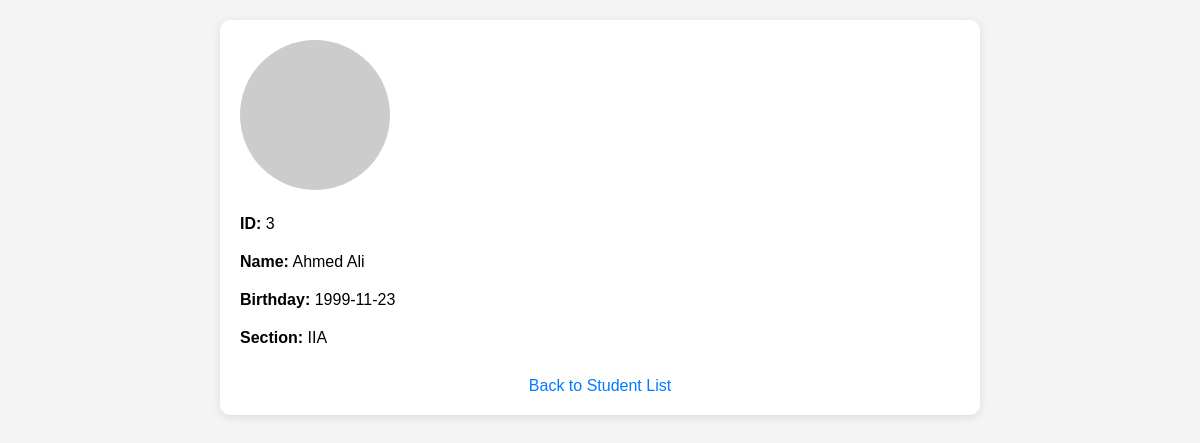
/views/ex2PDO/detailEtudiant.php?name=Ahmed Ali (signed in), run on the app's committed database.
### tables this page shows
CREATE TABLE Etudiants (
    id INT AUTO_INCREMENT PRIMARY KEY,
    name VARCHAR(100) NOT NULL,
    birthday DATE NOT NULL,
    image VARCHAR(255),  
    section_id INT,
    FOREIGN KEY (section_id) REFERENCES sections(id) ON DELETE SET NULL
);

CREATE TABLE sections (
    id INT AUTO_INCREMENT PRIMARY KEY,
    name VARCHAR(100) NOT NULL UNIQUE
);

### classes/exPDO/EtudiantTable.php (called while the page is built, shortened)
<?php
 class EtudiantTable{
    public static function rechercherEtudiantByName($name){
        if($name!=""){
            $connex = DatabaseConnexion::getInstance();
            $req = $connex->prepare("SELECT * FROM Etudiants WHERE name = ?");
            $req->execute(array($name));
      return  $req->fetchAll(PDO::FETCH_OBJ);
    }
    else{
        $connex=DatabaseConnexion::getInstance();
        $req="select * from Etudiants" ;
    $res=$connex->query($req);
      return  $res->fetchAll(PDO::FETCH_OBJ);
    }
}
 }
?>

### classes/exPDO/SectionTable.php (called while the page is built, shortened)
<?php
 class SectionTable{
    public static function rechercherSectionByID($id) {
        if($id != "") {
            $connex = DatabaseConnexion::getInstance();
            $req = "SELECT * FROM Sections WHERE id = ?";
            $res = $connex->prepare($req);
            $res->execute([$id]);
            return $res->fetch(PDO::FETCH_OBJ);
        } else {
            $connex = DatabaseConnexion::getInstance();
            $req = "SELECT * FROM Sections";
            $res = $connex->query($req);
            return $res->fetchAll(PDO::FETCH_OBJ);
        }
    }
 }
?>

### views/ex2PDO/detailEtudiant.php (the view, shortened to what this page needs)
<!DOCTYPE html>
<html lang="en">
<head>
</head>
<body>
    <div class="container">
        <?php
            require_once "../../classes/exPDO/EtudiantTable.php";
            require_once "../../classes/exPDO/SectionTable.php";
            if(isset($_GET["name"])){
                $students = EtudiantTable::rechercherEtudiantByName($_GET["name"]);
                foreach($students as $student){
                    echo "<div class='student-info'>";
                    echo "<img src='{$student->image}' alt='Profile'>";
                    echo "<div><label>ID:</label> {$student->id}</div>";
                    echo "<div><label>Name:</label> {$student->name}</div>";
                    echo "<div><label>Birthday:</label> {$student->birthday}</div>";
                    echo "<div><label>Section:</label> " . SectionTable::rechercherSectionByID($student->section_id)->name . "</div>";
                    echo "</div>";
                }
            }
        ?>
        <div class="back-link">
            <a href="StudentList.php">Back to Student List</a>
        </div>
    </div>
</body>
</html>

### views/ex2PDO/detailEtudiant.php (style rules this page uses)
body { font-family: Arial, sans-serif; margin: 0; padding: 0; background-color: #f4f4f4; }
.container { width: 60%; margin: 20px auto; padding: 20px; background-color: white; border-radius: 10px; box-shadow: 0 2px 10px rgba(0, 0, 0, 0.1); }
.student-info { display: flex; flex-direction: column; align-items: flex-start; }
.student-info div { margin: 10px 0; }
.student-info label { font-weight: bold; }
.student-info img { width: 150px; height: 150px; border-radius: 50%; margin-bottom: 15px; }
.back-link { margin-top: 20px; text-align: center; }
.back-link a { text-decoration: none; color: #007bff; font-size: 16px; }

### data on the page
etudiants: id "3", name "Ahmed Ali", birthday "1999-11-23", section.name "IIA"
